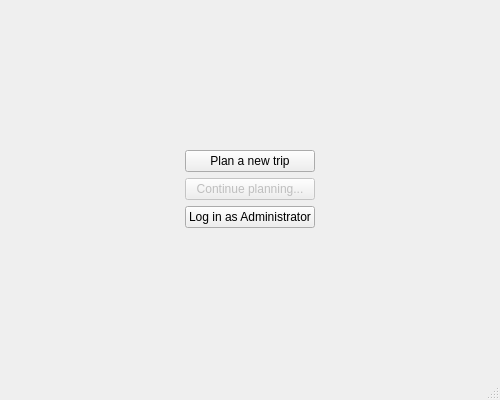
<?xml version="1.0" encoding="UTF-8"?>
<ui version="4.0">
 <class>WelcomeWindow</class>
 <widget class="QMainWindow" name="WelcomeWindow">
  <property name="geometry">
   <rect>
    <x>0</x>
    <y>0</y>
    <width>500</width>
    <height>400</height>
   </rect>
  </property>
  <property name="windowTitle">
   <string>European Vacation</string>
  </property>
  <widget class="QWidget" name="centralwidget">
   <layout class="QGridLayout">
    <item row="0" column="0">
     <spacer name="horizontalSpacer">
      <property name="orientation">
       <enum>Qt::Horizontal</enum>
      </property>
      <property name="sizeHint" stdset="0">
       <size>
        <width>0</width>
        <height>0</height>
       </size>
      </property>
     </spacer>
    </item>
    <item row="0" column="1">
     <layout class="QVBoxLayout" name="verticalLayout">
      <item>
       <widget class="QPushButton" name="pushButton">
        <property name="text">
         <string>Plan a new trip</string>
        </property>
       </widget>
      </item>
      <item>
       <widget class="QPushButton" name="pushButton_2">
        <property name="enabled">
         <bool>false</bool>
        </property>
        <property name="text">
         <string>Continue planning...</string>
        </property>
       </widget>
      </item>
      <item>
       <widget class="QPushButton" name="pushButton_3">
        <property name="text">
         <string>Log in as Administrator</string>
        </property>
       </widget>
      </item>
     </layout>
    </item>
    <item row="0" column="2">
     <spacer name="horizontalSpacer_2">
      <property name="orientation">
       <enum>Qt::Horizontal</enum>
      </property>
      <property name="sizeHint" stdset="0">
       <size>
        <width>0</width>
        <height>0</height>
       </size>
      </property>
     </spacer>
    </item>
   </layout>
  </widget>
  <widget class="QMenuBar" name="menubar">
   <property name="geometry">
    <rect>
     <x>0</x>
     <y>0</y>
     <width>500</width>
     <height>29</height>
    </rect>
   </property>
  </widget>
  <widget class="QStatusBar" name="statusbar"/>
 </widget>
 <resources/>
 <connections/>
</ui>
